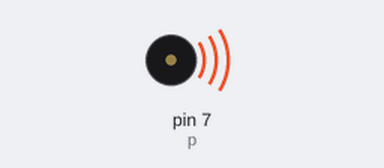
A sketch run on a simulated Arduino Uno, built with avr-gcc and run on an emulated ATmega328P. On the bench: buzzer (waves = sounding).

Above: at 0.05 s.
Timing chart, 0 to 3.0 s (numbered marks = the images above):
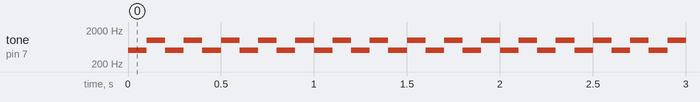

The sketch:

sketch_apr11a.ino
```cpp
 int p = 7; //объявляем переменную с номером пина, на который мы

//подключили пьезоэлемент

void setup() //процедура setup

{

pinMode(p, OUTPUT); //объявляем пин как выход

}

void loop() //процедура loop

{

tone (p, 500); //включаем на 500 Гц

delay(100); //ждем 100 Мс

tone(p, 1000); //включаем на 1000 Гц

delay(100); //ждем 100 Мс

}
```

Measured:
- by itself, tone on pin 7 (p): alternates 1000 Hz for 0.10 s and 500 Hz for 0.10 s
